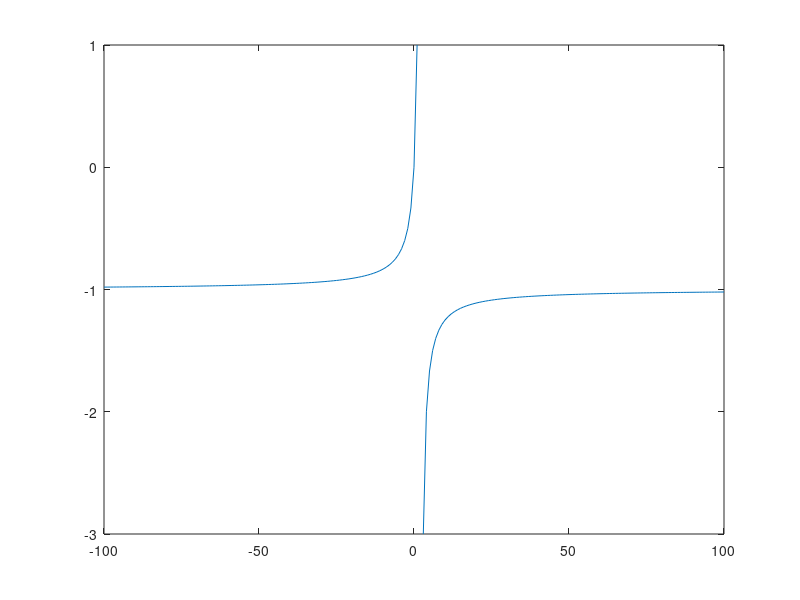

Source code (MATLAB):
% Octave Script
% Title         :Grafica 3
% Author        :Jennifer Almaraz Suarez
% Description   :Script para graficar una funcion
% Date          :20211026
% Version       :1
% Usage         :octave>cd /path/
%               :octave>Graf3
%               :Requiere aplicacion de octave, usar su linea de comandos

clear 

% Dominio de la funcion
t=-100:1:100;
% Rango de la funcion
ft=(t)./(2-t);
% Funcion a plotear
plot(t, ft)
